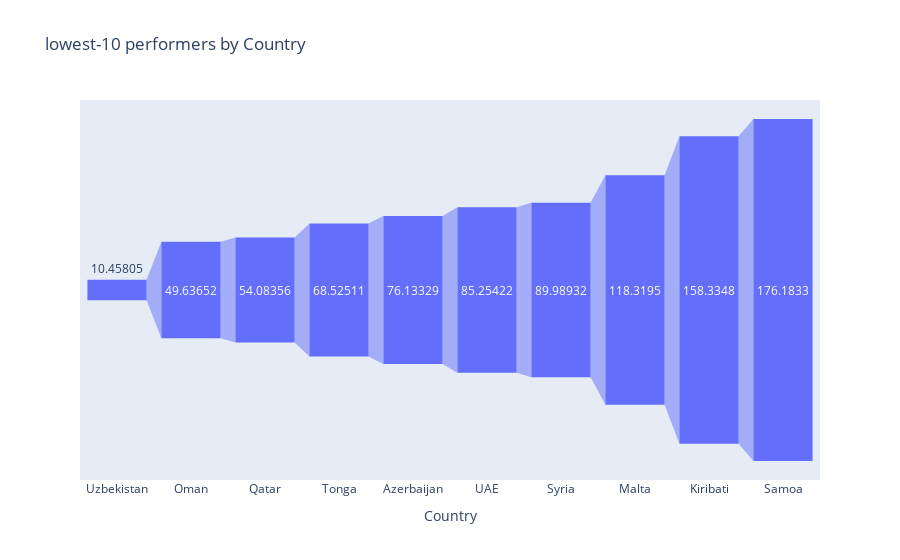

Source (notebook cell):
### Code cell
px.funnel(x=df6.index, y=df6.values, title= 'lowest-10 performers by Country', labels={'x':'Country', 'y':'Revenue'})

### Figure 1 — Plotly figure (JSON) as saved in the notebook; plotly's stock layout.template omitted (floating-point values rounded to 4 significant figures)
{"data": [{"hovertemplate": "Country=%{x}<br>Revenue=%{y}<extra></extra>", "legendgroup": "", "marker": {"color": "#636efa"}, "name": "", "orientation": "v", "showlegend": false, "type": "funnel", "x": ["Uzbekistan", "Oman", "Qatar", "Tonga", "Azerbaijan", "UAE", "Syria", "Malta", "Kiribati", "Samoa"], "xaxis": "x", "y": [10.46, 49.64, 54.08, 68.53, 76.13, 85.25, 89.99, 118.3, 158.3, 176.2], "yaxis": "y"}], "layout": {"legend": {"tracegroupgap": 0}, "title": {"text": "lowest-10 performers by Country"}, "xaxis": {"anchor": "y", "domain": [0, 1], "title": {"text": "Country"}}, "yaxis": {"anchor": "x", "domain": [0, 1], "title": {"text": "Revenue"}}}}
